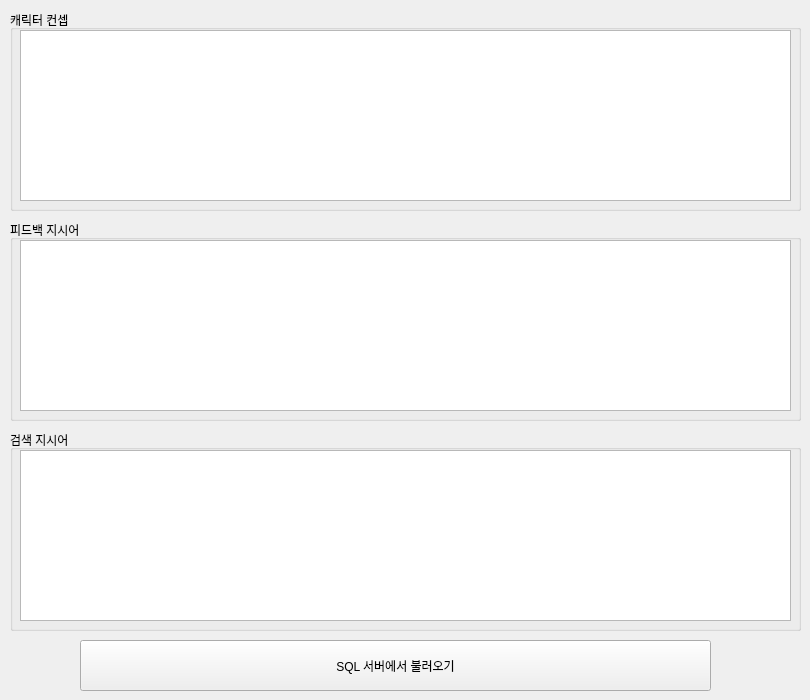
       <widget class="QWidget" name="tab_4">
        <attribute name="title">
         <string>캐릭터</string>
        </attribute>
        <widget class="QGroupBox" name="CharacterConceptGroupBox">
         <property name="geometry">
          <rect>
           <x>10</x>
           <y>10</y>
           <width>791</width>
           <height>201</height>
          </rect>
         </property>
         <property name="toolTip">
          <string>&lt;html&gt;&lt;head/&gt;&lt;body&gt;&lt;p&gt;{recent_conversation} {userEmotion} {now} 변수는 반드시 넣어주세요.&lt;/p&gt;&lt;/body&gt;&lt;/html&gt;</string>
         </property>
         <property name="title">
          <string>캐릭터 컨셉</string>
         </property>
         <widget class="QTextEdit" name="CharacterConceptTextEdit">
          <property name="geometry">
           <rect>
            <x>10</x>
            <y>20</y>
            <width>771</width>
            <height>171</height>
           </rect>
          </property>
          <property name="html">
           <string>&lt;!DOCTYPE HTML PUBLIC &quot;-//W3C//DTD HTML 4.0//EN&quot; &quot;http://www.w3.org/TR/REC-html40/strict.dtd&quot;&gt;
&lt;html&gt;&lt;head&gt;&lt;meta name=&quot;qrichtext&quot; content=&quot;1&quot; /&gt;&lt;style type=&quot;text/css&quot;&gt;
p, li { white-space: pre-wrap; }
&lt;/style&gt;&lt;/head&gt;&lt;body style=&quot; font-family:'Gulim'; font-size:9pt; font-weight:400; font-style:normal;&quot;&gt;
&lt;p style=&quot;-qt-paragraph-type:empty; margin-top:0px; margin-bottom:0px; margin-left:0px; margin-right:0px; -qt-block-indent:0; text-indent:0px;&quot;&gt;&lt;br /&gt;&lt;/p&gt;&lt;/body&gt;&lt;/html&gt;</string>
          </property>
         </widget>
        </widget>
        <widget class="QGroupBox" name="CharacterFeedbackGroupBox">
         <property name="geometry">
          <rect>
           <x>10</x>
           <y>220</y>
           <width>791</width>
           <height>201</height>
          </rect>
         </property>
         <property name="title">
          <string>피드백 지시어</string>
         </property>
         <widget class="QTextEdit" name="CharacterFeedbackTextEdit">
          <property name="geometry">
           <rect>
            <x>10</x>
            <y>20</y>
            <width>771</width>
            <height>171</height>
           </rect>
          </property>
          <property name="html">
           <string>&lt;!DOCTYPE HTML PUBLIC &quot;-//W3C//DTD HTML 4.0//EN&quot; &quot;http://www.w3.org/TR/REC-html40/strict.dtd&quot;&gt;
&lt;html&gt;&lt;head&gt;&lt;meta name=&quot;qrichtext&quot; content=&quot;1&quot; /&gt;&lt;style type=&quot;text/css&quot;&gt;
p, li { white-space: pre-wrap; }
&lt;/style&gt;&lt;/head&gt;&lt;body style=&quot; font-family:'Gulim'; font-size:9pt; font-weight:400; font-style:normal;&quot;&gt;
&lt;p style=&quot;-qt-paragraph-type:empty; margin-top:0px; margin-bottom:0px; margin-left:0px; margin-right:0px; -qt-block-indent:0; text-indent:0px;&quot;&gt;&lt;br /&gt;&lt;/p&gt;&lt;/body&gt;&lt;/html&gt;</string>
          </property>
         </widget>
        </widget>
        <widget class="QGroupBox" name="CharacterSearchGroupBox">
         <property name="geometry">
          <rect>
           <x>10</x>
           <y>430</y>
           <width>791</width>
           <height>201</height>
          </rect>
         </property>
         <property name="toolTip">
          <string>&lt;html&gt;&lt;head/&gt;&lt;body&gt;&lt;p&gt;{user_input}, {search_result} 는 반드시 넣어주세요&lt;/p&gt;&lt;/body&gt;&lt;/html&gt;</string>
         </property>
         <property name="title">
          <string>검색 지시어</string>
         </property>
         <widget class="QTextEdit" name="CharacterSearchTextEdit">
          <property name="geometry">
           <rect>
            <x>10</x>
            <y>20</y>
            <width>771</width>
            <height>171</height>
           </rect>
          </property>
          <property name="html">
           <string>&lt;!DOCTYPE HTML PUBLIC &quot;-//W3C//DTD HTML 4.0//EN&quot; &quot;http://www.w3.org/TR/REC-html40/strict.dtd&quot;&gt;
&lt;html&gt;&lt;head&gt;&lt;meta name=&quot;qrichtext&quot; content=&quot;1&quot; /&gt;&lt;style type=&quot;text/css&quot;&gt;
p, li { white-space: pre-wrap; }
&lt;/style&gt;&lt;/head&gt;&lt;body style=&quot; font-family:'Gulim'; font-size:9pt; font-weight:400; font-style:normal;&quot;&gt;
&lt;p style=&quot;-qt-paragraph-type:empty; margin-top:0px; margin-bottom:0px; margin-left:0px; margin-right:0px; -qt-block-indent:0; text-indent:0px;&quot;&gt;&lt;br /&gt;&lt;/p&gt;&lt;/body&gt;&lt;/html&gt;</string>
          </property>
         </widget>
        </widget>
        <widget class="QPushButton" name="LoadCommandButton">
         <property name="geometry">
          <rect>
           <x>80</x>
           <y>640</y>
           <width>631</width>
           <height>51</height>
          </rect>
         </property>
         <property name="text">
          <string>SQL 서버에서 불러오기</string>
         </property>
        </widget>
       </widget>
